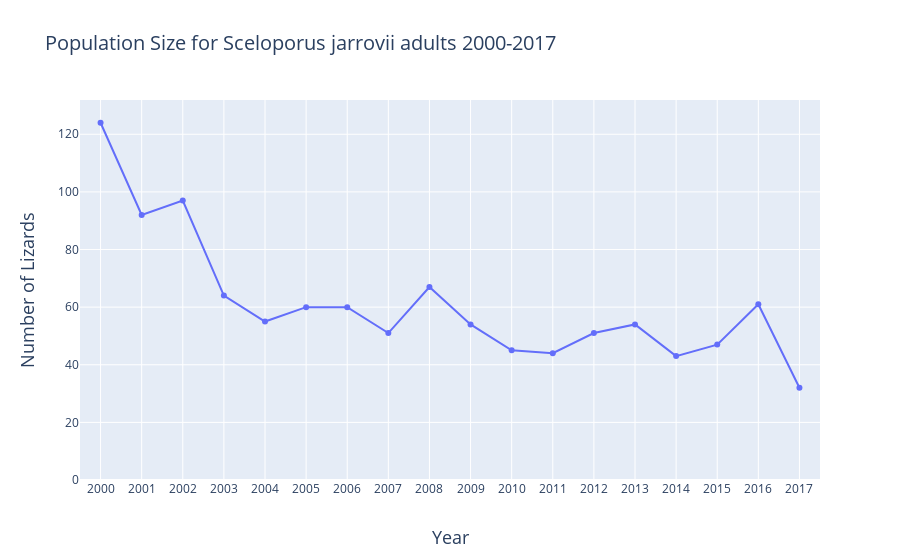

The code cell stored with this chart in its notebook:
### Markdown cell above
For some reason the first trace dissappears after I add the second one.  Need to fix this

### Code cell
popSize = go.Scatter(x = populationSize.year
           , y = populationSize.liznumber
          ,name = 'population size')
percentChange = go.Scatter(x = populationSize.year
           , yaxis = 'y2', y = populationSize.percChange
          ,name = 'percent change')
data = [popSize]#,percentChange]
layout = go.Layout(
    title = 'Population Size for Sceloporus jarrovii adults 2000-2017',
    titlefont = dict(
        size = 20),
    xaxis = dict(
        dtick = 1,
        title = 'Year',
        titlefont = dict(
            size = 18),
        range = [1999.5,2017.5]),
    yaxis = dict(
        title = 'Number of Lizards',
        titlefont = dict(
            size = 18),
        rangemode = 'tozero'
        ),
    yaxis2 = dict(
        title = 'Number of Lizards',
        titlefont = dict(
            size = 18),
        rangemode = 'tozero',
        side = 'right'
        )
)
fig = go.Figure(
        data = data,
        layout = layout)
plot(fig, filename = 'Population Size for Sceloporus jarrovii adults.html')
iplot(fig, filename = 'Population Size for Sceloporus jarrovii adults.html')
# pio.to_image(fig, format='html')

### Figure 1 — Plotly figure (JSON) as saved in the notebook; plotly's stock layout.template omitted (floating-point values rounded to 4 significant figures)
{"data": [{"name": "population size", "type": "scatter", "x": [2000, 2001, 2002, 2003, 2004, 2005, 2006, 2007, 2008, 2009, 2010, 2011, 2012, 2013, 2014, 2015, 2016, 2017], "y": [124, 92, 97, 64, 55, 60, 60, 51, 67, 54, 45, 44, 51, 54, 43, 47, 61, 32]}], "layout": {"title": {"font": {"size": 20}, "text": "Population Size for Sceloporus jarrovii adults 2000-2017"}, "xaxis": {"dtick": 1, "range": [2000.0, 2018.0], "title": {"font": {"size": 18}, "text": "Year"}}, "yaxis": {"rangemode": "tozero", "title": {"font": {"size": 18}, "text": "Number of Lizards"}}, "yaxis2": {"rangemode": "tozero", "side": "right", "title": {"font": {"size": 18}, "text": "Number of Lizards"}}}}
